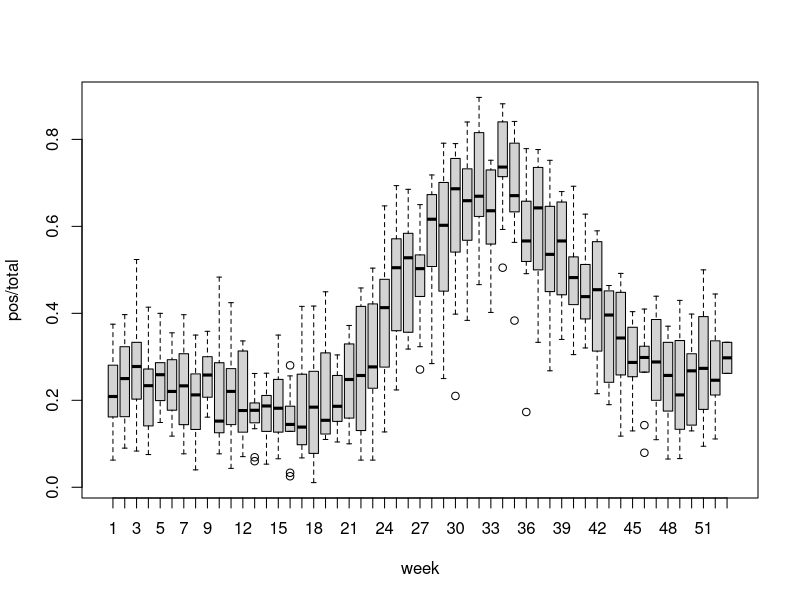
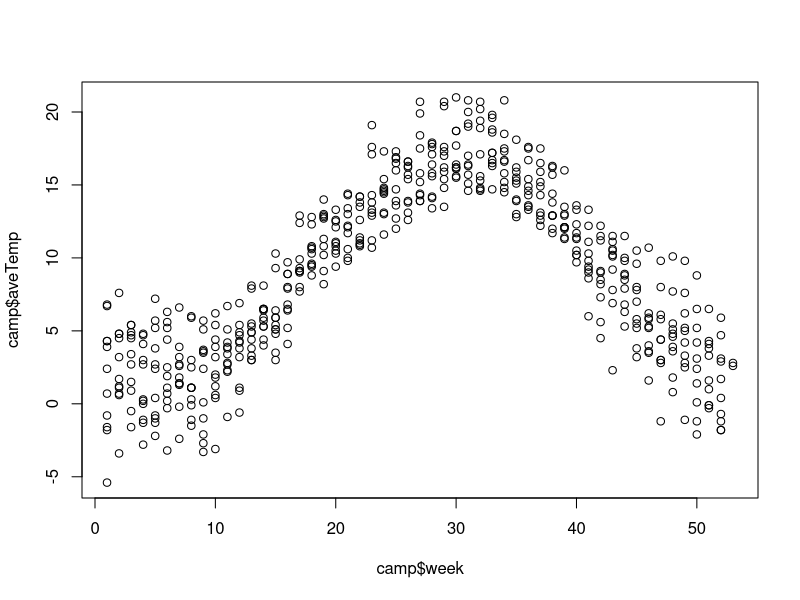
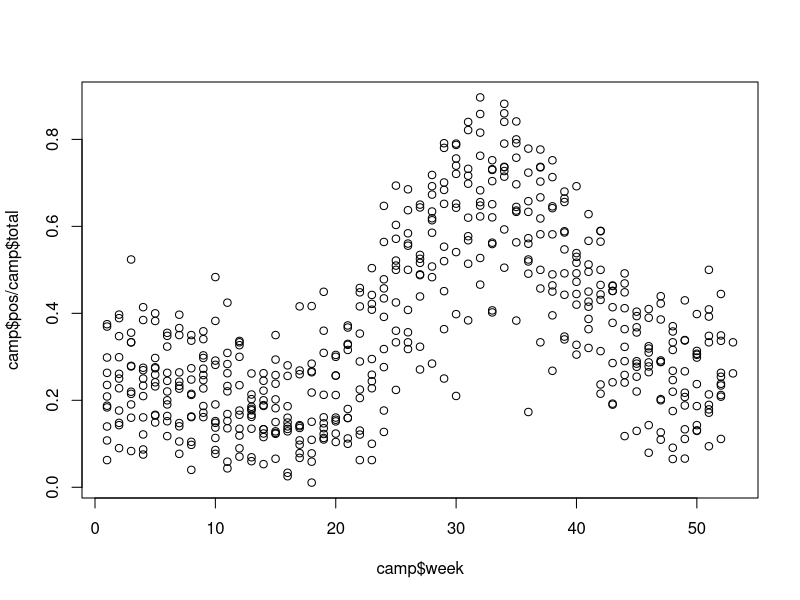
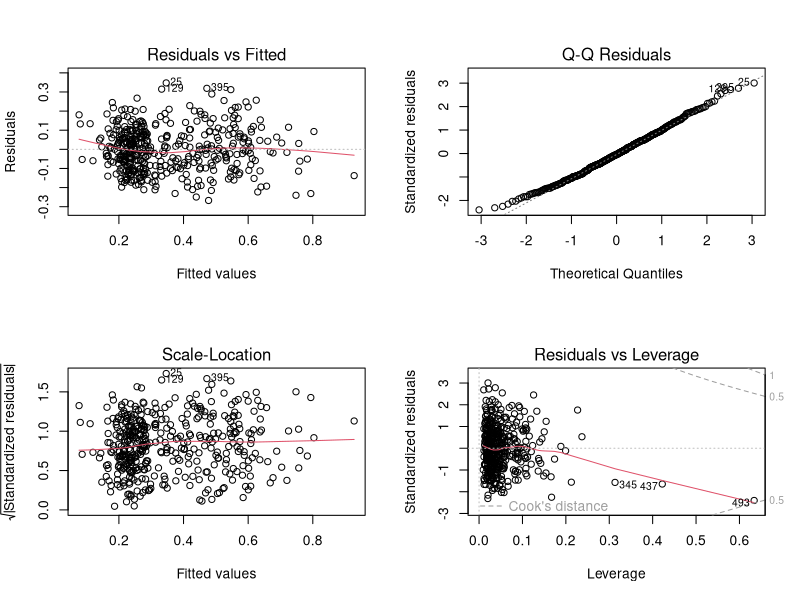

Recreate these plots in R, in order. (Note: this script raises an error after producing the figures.)
climate = read.table("climate.txt", header=T, sep = "\t")
weekly = read.csv("weekly_pos.csv", header=T)
camp = read.table("case2regions4.txt", header=T, sep = "\t")
library(MASS)
library(car)
library(lattice)
#camp <- data.frame(weekly, climate)

summary(camp)
#plot(camp, panel=panel.smooth)

boxplot(pos/total ~ week, camp)

plot(camp$week, camp$aveTemp)
plot(camp$week, camp$pos/camp$total)

lm1 <- lm((pos / total) ~ (I(aveTemp^2) + maxTemp + relHum + sunHours + precip + week)^2, data=camp)
par(mfrow=c(2,2))
plot (lm1)
residualPlots(lm1)
summary(lm1)
boxcox(lm1)

lm2 <- step(lm1)
summary(lm2)
anova(lm2)
drop1(lm2, test="F")

stepP <- function(object, level=0.05, verbose=FALSE){
  if (!("lm" %in% class(object))){
    error("First argument should be an lm object")
  }
  d1 <- drop1(object, test="F")[-1,]
  maxP <- max(d1[["Pr(>F)"]])
  lmTmp <- object
  maxVar <- row.names(d1)[d1[["Pr(>F)"]]==maxP]
  history <-NULL # For storing the history of models
  tmpFormula <- paste(as.character(formula(lmTmp))[c(2,1,3)], collapse=" ")
  
  while(maxP > level & nrow(d1)>=1){
    maxVar <- row.names(d1)[d1[["Pr(>F)"]]==maxP]
    history <- rbind(history,data.frame(formula= tmpFormula, maxP=maxP, maxVar = maxVar) )
    lmTmp <- update(lmTmp, paste(".~.-",maxVar))
    d1 <- drop1(lmTmp, test="F")[-1,]
    maxP <- max(d1[["Pr(>F)"]])
    tmpFormula <- paste(as.character(formula(lmTmp))[c(2,1,3)], collapse=" ")
    if (verbose)
      print(tmpFormula) # Print the formula after each reduction
  }
  # Also adding the final model to document the p-value
  maxVar <- row.names(d1)[d1[["Pr(>F)"]]==maxP]
  tmpFormula <- paste(as.character(formula(lmTmp))[c(2,1,3)], collapse=" ")
  history <- rbind(history,data.frame(formula= tmpFormula, maxP=maxP, maxVar = maxVar) )
  return(list(object=lmTmp, history=history))  
}

mod <- stepP(lm2)
lm3 <- mod$object

par(mfrow=c(2,2))
plot(lm12)
residualPlots(lm12)

a1 <- lm((pos / total)^0.7 ~ (maxTemp + relHum + precip  + sunHours + I(aveTemp^2) + I(sunHours^2) + I(precip^2))^2, data=camp, subset= c(-496))
par(mfrow=c(2,2))
plot (a1)
summary(a1)
boxcox(a1)
residualPlots(a1)

a3 <- stepP(a1)$object
drop1(a3, test="F")
anova(a3)
summary(a3)

b1 <- lm((pos / total)^0.7 ~ (aveTemp + maxTemp + relHum   + precip  + sunHours + I(aveTemp^2) + I(sunHours^2) + I(precip^2))^2, data=camp, subset = -496)
par(mfrow=c(2,2))
plot(b1)
b2 <- stepP(b1)$object
summary(b2)

anova(a3,b2)


lec.fun<-function(data, reference, others=names(data)[names(data)!=reference], ref.values=seq(min(data[[reference]]),max(data[[reference]]),length=30)){
  pdata<-data.frame(reference=ref.values)
  names(pdata)<-reference
  for(i in others){
    lmtmp<-lm(as.formula(paste(i,"~",reference)),data)
    pdata[[i]]<-predict(lmtmp,newdata=pdata[reference])
  }
  return(pdata)
}
par(mfrow=c(1,1))
plot((pos / total) ~ aveTemp,data=camp)

campy <- lec.fun(camp,reference="aveTemp",others=c("maxTemp", "relHum", "precip", "sunHours"), ref.values=-5:21)
campyb <- lec.fun(camp,reference="aveTemp",others=c("maxTemp", "relHum", "precip", "sunHours"), ref.values=-5:21)

pred.campy<-predict(b2, int="p",newdata=campy)
pred.campya<- predict(a3, int="p",newdata=campy)
matlines(campy$aveTemp,pred.campy^(10/7),lty=c(1,2,2),col=3,lwd=2)
matlines(campy$aveTemp,pred.campya^(10/7),lty=c(1,2,2),col=2,lwd=2)

# x1p <- 0:30
# x2p <- 0:30
campy <- lec.fun(camp,reference="aveTemp",others=c("maxTemp", "relHum", "precip", "sunHours"), ref.values=10:20)
pred.campy <- expand.grid(aveTemp=campy$aveTemp, relHum =campy$relHum, maxTemp = campy$maxTemp, sunHours=campy$sunHours, precip = campy$precip)
# ## Then predicting each grid point:
pred.campy$fit <- predict(a3, int = "p", newdata=pred.data)
pred.campy$fit
#wireframe(fit ~ aveTemp * precip, pred.data, scales = list(arrows = FALSE), drape=TRUE)
#levelplot(fit^(10/7) ~ maxTemp * relHum, pred.data)

# a2 <- step(a1)
# a3 <- stepP(a2)$object
# anova(a3)
# drop1(a3, test="F")
# a4 <- update(a3, .~. -relHum)
# drop1(a4, test="F")
# anova(a4)
# a5 <- stepP(a4)$object
# anova(a5)
# a6 <- update(a5, .~. -sunHours)
# drop1(a6, test="F")
# anova(a6)
# a7 <- update(a6, .~. -aveTemp:precip)
# drop1(a7, test="F")
# a8 <- stepP(a7)$object
# anova(a8)

# residualPlots(a8)
# plot(a8)
# drop1(a8, test="F")
# summary(a8)
# coef(a8)
# 
# t4 <- lm((pos / total) ~ (aveTemp + maxTemp + relHum + sunHours + precip + week + I(aveTemp^2))^3, data=facit)
# par(mfrow=c(2,2))
# plot(t3)
# boxcox(a3, lambda = seq(0, 1, length.out = 20))
# 
# t4 <- lm((pos / total)^0.7 ~ (aveTemp + maxTemp + relHum + sunHours + precip + week + I(aveTemp^2))^3, data=facit)
# par(mfrow=c(2,2))
# plot(t4)
